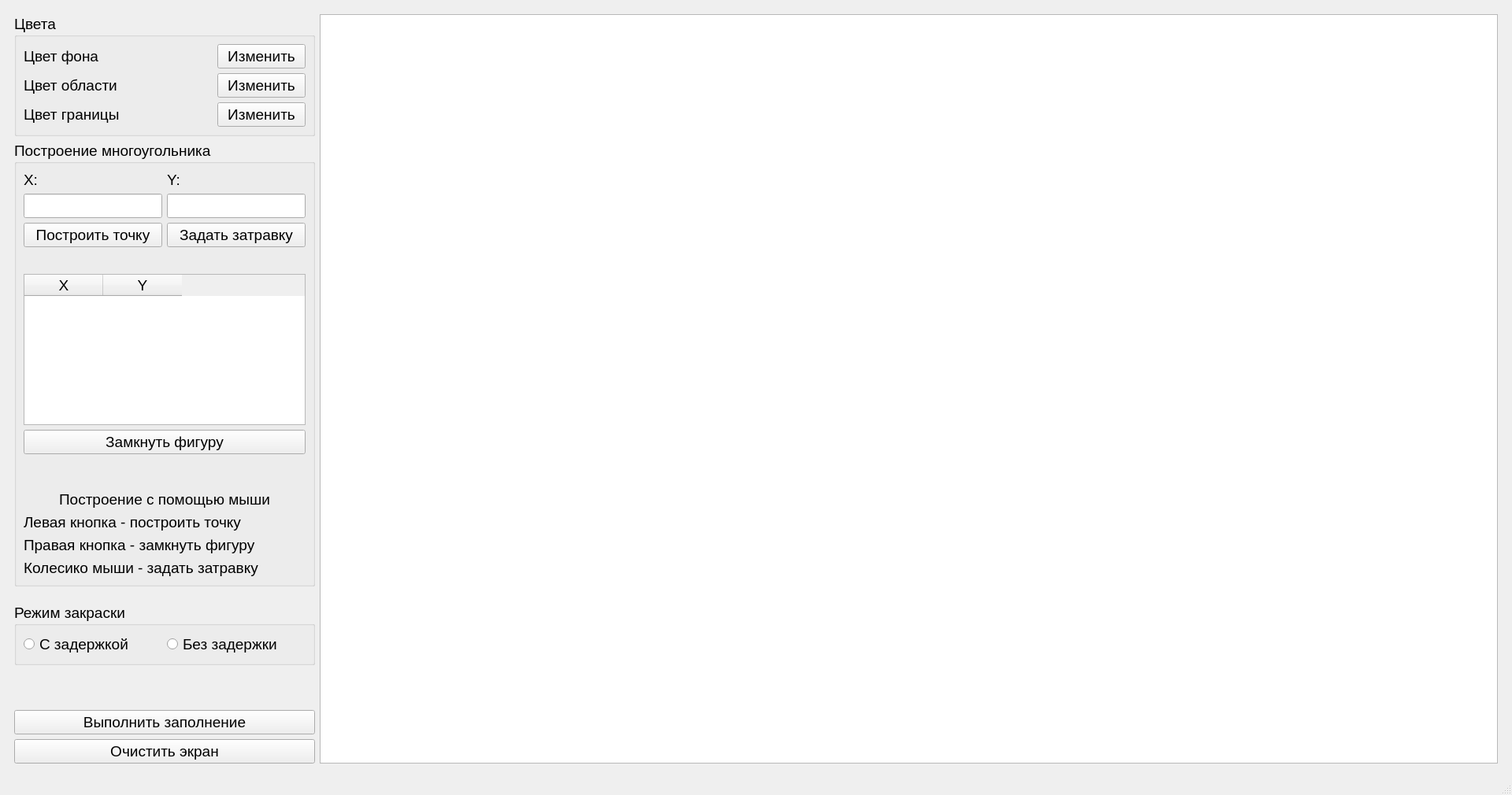
<?xml version="1.0" encoding="UTF-8"?>
<ui version="4.0">
 <class>MainWindow</class>
 <widget class="QMainWindow" name="MainWindow">
  <property name="enabled">
   <bool>true</bool>
  </property>
  <property name="geometry">
   <rect>
    <x>0</x>
    <y>0</y>
    <width>1920</width>
    <height>1010</height>
   </rect>
  </property>
  <property name="sizePolicy">
   <sizepolicy hsizetype="Preferred" vsizetype="Preferred">
    <horstretch>0</horstretch>
    <verstretch>0</verstretch>
   </sizepolicy>
  </property>
  <property name="minimumSize">
   <size>
    <width>1920</width>
    <height>1010</height>
   </size>
  </property>
  <property name="windowTitle">
   <string>MainWindow</string>
  </property>
  <property name="windowOpacity">
   <double>0.000000000000000</double>
  </property>
  <property name="documentMode">
   <bool>false</bool>
  </property>
  <widget class="QWidget" name="centralwidget">
   <layout class="QGridLayout" name="gridLayout_11">
    <item row="0" column="1">
     <widget class="QStackedWidget" name="stackedWidget">
      <property name="minimumSize">
       <size>
        <width>1532</width>
        <height>866</height>
       </size>
      </property>
      <property name="currentIndex">
       <number>0</number>
      </property>
      <widget class="QWidget" name="main_page">
       <property name="minimumSize">
        <size>
         <width>1902</width>
         <height>946</height>
        </size>
       </property>
       <layout class="QGridLayout" name="gridLayout_6">
        <item row="10" column="0">
         <widget class="QPushButton" name="clear_btn">
          <property name="sizePolicy">
           <sizepolicy hsizetype="Preferred" vsizetype="Fixed">
            <horstretch>0</horstretch>
            <verstretch>0</verstretch>
           </sizepolicy>
          </property>
          <property name="font">
           <font>
            <pointsize>14</pointsize>
           </font>
          </property>
          <property name="text">
           <string>Очистить экран</string>
          </property>
         </widget>
        </item>
        <item row="9" column="0">
         <widget class="QPushButton" name="draw_btn">
          <property name="sizePolicy">
           <sizepolicy hsizetype="Preferred" vsizetype="Fixed">
            <horstretch>0</horstretch>
            <verstretch>0</verstretch>
           </sizepolicy>
          </property>
          <property name="font">
           <font>
            <pointsize>14</pointsize>
           </font>
          </property>
          <property name="text">
           <string>Выполнить заполнение</string>
          </property>
         </widget>
        </item>
        <item row="4" column="0" rowspan="5">
         <widget class="QLabel" name="label_4">
          <property name="font">
           <font>
            <pointsize>14</pointsize>
           </font>
          </property>
          <property name="text">
           <string/>
          </property>
         </widget>
        </item>
        <item row="0" column="1" rowspan="11">
         <widget class="QGraphicsView" name="graphics_view">
          <property name="sizePolicy">
           <sizepolicy hsizetype="Minimum" vsizetype="Minimum">
            <horstretch>1</horstretch>
            <verstretch>0</verstretch>
           </sizepolicy>
          </property>
          <property name="verticalScrollBarPolicy">
           <enum>Qt::ScrollBarPolicy::ScrollBarAlwaysOff</enum>
          </property>
          <property name="horizontalScrollBarPolicy">
           <enum>Qt::ScrollBarPolicy::ScrollBarAlwaysOff</enum>
          </property>
         </widget>
        </item>
        <item row="1" column="0">
         <widget class="QGroupBox" name="groupBox_3">
          <property name="sizePolicy">
           <sizepolicy hsizetype="Preferred" vsizetype="Maximum">
            <horstretch>0</horstretch>
            <verstretch>0</verstretch>
           </sizepolicy>
          </property>
          <property name="font">
           <font>
            <pointsize>14</pointsize>
           </font>
          </property>
          <property name="title">
           <string>Построение многоугольника</string>
          </property>
          <layout class="QGridLayout" name="gridLayout_4">
           <item row="2" column="1">
            <widget class="QPushButton" name="draw_point_btn">
             <property name="text">
              <string>Построить точку</string>
             </property>
            </widget>
           </item>
           <item row="9" column="1" colspan="2">
            <widget class="QLabel" name="label_10">
             <property name="text">
              <string>Правая кнопка - замкнуть фигуру</string>
             </property>
            </widget>
           </item>
           <item row="10" column="1" colspan="2">
            <widget class="QLabel" name="label_8">
             <property name="text">
              <string>Колесико мыши - задать затравку</string>
             </property>
            </widget>
           </item>
           <item row="1" column="1">
            <widget class="QLineEdit" name="x_coord_edit"/>
           </item>
           <item row="1" column="2">
            <widget class="QLineEdit" name="y_coord_edit"/>
           </item>
           <item row="2" column="2">
            <widget class="QPushButton" name="add_seed_btn">
             <property name="text">
              <string>Задать затравку</string>
             </property>
            </widget>
           </item>
           <item row="8" column="1" colspan="2">
            <widget class="QLabel" name="label_9">
             <property name="text">
              <string>Левая кнопка - построить точку</string>
             </property>
            </widget>
           </item>
           <item row="0" column="1">
            <widget class="QLabel" name="label_3">
             <property name="text">
              <string>X:</string>
             </property>
            </widget>
           </item>
           <item row="4" column="1" colspan="2">
            <widget class="QTableWidget" name="points_table">
             <property name="rowCount">
              <number>0</number>
             </property>
             <property name="columnCount">
              <number>2</number>
             </property>
             <attribute name="horizontalHeaderVisible">
              <bool>true</bool>
             </attribute>
             <attribute name="horizontalHeaderCascadingSectionResizes">
              <bool>false</bool>
             </attribute>
             <attribute name="horizontalHeaderHighlightSections">
              <bool>true</bool>
             </attribute>
             <attribute name="horizontalHeaderShowSortIndicator" stdset="0">
              <bool>false</bool>
             </attribute>
             <attribute name="horizontalHeaderStretchLastSection">
              <bool>false</bool>
             </attribute>
             <attribute name="verticalHeaderCascadingSectionResizes">
              <bool>false</bool>
             </attribute>
             <attribute name="verticalHeaderStretchLastSection">
              <bool>false</bool>
             </attribute>
             <column>
              <property name="text">
               <string>X</string>
              </property>
              <property name="font">
               <font>
                <pointsize>14</pointsize>
               </font>
              </property>
             </column>
             <column>
              <property name="text">
               <string>Y</string>
              </property>
              <property name="font">
               <font>
                <pointsize>14</pointsize>
               </font>
              </property>
             </column>
            </widget>
           </item>
           <item row="0" column="2">
            <widget class="QLabel" name="label_5">
             <property name="text">
              <string>Y:</string>
             </property>
            </widget>
           </item>
           <item row="7" column="1" colspan="2">
            <widget class="QLabel" name="label_6">
             <property name="text">
              <string>Построение с помощью мыши</string>
             </property>
             <property name="alignment">
              <set>Qt::AlignmentFlag::AlignCenter</set>
             </property>
            </widget>
           </item>
           <item row="6" column="1" colspan="2">
            <spacer name="verticalSpacer">
             <property name="orientation">
              <enum>Qt::Orientation::Vertical</enum>
             </property>
             <property name="sizeHint" stdset="0">
              <size>
               <width>20</width>
               <height>40</height>
              </size>
             </property>
            </spacer>
           </item>
           <item row="5" column="1" colspan="2">
            <widget class="QPushButton" name="close_figure_btn">
             <property name="text">
              <string>Замкнуть фигуру</string>
             </property>
            </widget>
           </item>
           <item row="3" column="1" colspan="2">
            <widget class="QLabel" name="seed_label">
             <property name="text">
              <string/>
             </property>
            </widget>
           </item>
          </layout>
         </widget>
        </item>
        <item row="3" column="0">
         <widget class="QGroupBox" name="groupBox_6">
          <property name="sizePolicy">
           <sizepolicy hsizetype="Ignored" vsizetype="Maximum">
            <horstretch>0</horstretch>
            <verstretch>0</verstretch>
           </sizepolicy>
          </property>
          <property name="font">
           <font>
            <pointsize>14</pointsize>
           </font>
          </property>
          <property name="title">
           <string>Режим закраски</string>
          </property>
          <layout class="QGridLayout" name="gridLayout_7">
           <item row="1" column="0">
            <widget class="QRadioButton" name="delay_radio_btn">
             <property name="text">
              <string>С задержкой</string>
             </property>
            </widget>
           </item>
           <item row="1" column="1">
            <widget class="QRadioButton" name="without_delay_radio_btn">
             <property name="text">
              <string>Без задержки</string>
             </property>
            </widget>
           </item>
          </layout>
         </widget>
        </item>
        <item row="0" column="0">
         <widget class="QGroupBox" name="groupBox_2">
          <property name="enabled">
           <bool>true</bool>
          </property>
          <property name="sizePolicy">
           <sizepolicy hsizetype="Preferred" vsizetype="Maximum">
            <horstretch>0</horstretch>
            <verstretch>0</verstretch>
           </sizepolicy>
          </property>
          <property name="font">
           <font>
            <pointsize>14</pointsize>
           </font>
          </property>
          <property name="title">
           <string>Цвета</string>
          </property>
          <layout class="QVBoxLayout" name="verticalLayout_2">
           <item>
            <layout class="QGridLayout" name="gridLayout_3">
             <item row="1" column="1">
              <widget class="QWidget" name="line_color_widget" native="true">
               <property name="sizePolicy">
                <sizepolicy hsizetype="Minimum" vsizetype="Preferred">
                 <horstretch>0</horstretch>
                 <verstretch>0</verstretch>
                </sizepolicy>
               </property>
              </widget>
             </item>
             <item row="1" column="2">
              <widget class="QPushButton" name="change_figure_color_btn">
               <property name="text">
                <string>Изменить</string>
               </property>
              </widget>
             </item>
             <item row="1" column="0">
              <widget class="QLabel" name="label_2">
               <property name="text">
                <string>Цвет области</string>
               </property>
              </widget>
             </item>
             <item row="2" column="0">
              <widget class="QLabel" name="label_7">
               <property name="text">
                <string>Цвет границы</string>
               </property>
              </widget>
             </item>
             <item row="2" column="1">
              <widget class="QWidget" name="border_color_widget" native="true"/>
             </item>
             <item row="2" column="2">
              <widget class="QPushButton" name="change_border_color_btn">
               <property name="text">
                <string>Изменить</string>
               </property>
              </widget>
             </item>
             <item row="0" column="0">
              <widget class="QLabel" name="label">
               <property name="text">
                <string>Цвет фона</string>
               </property>
              </widget>
             </item>
             <item row="0" column="1">
              <widget class="QWidget" name="background_color_widget" native="true">
               <property name="sizePolicy">
                <sizepolicy hsizetype="Minimum" vsizetype="Preferred">
                 <horstretch>0</horstretch>
                 <verstretch>0</verstretch>
                </sizepolicy>
               </property>
              </widget>
             </item>
             <item row="0" column="2">
              <widget class="QPushButton" name="change_back_color_btn">
               <property name="text">
                <string>Изменить</string>
               </property>
              </widget>
             </item>
            </layout>
           </item>
          </layout>
         </widget>
        </item>
       </layout>
      </widget>
      <widget class="QWidget" name="circle_time_page">
       <layout class="QVBoxLayout" name="verticalLayout_3">
        <item>
         <widget class="QPushButton" name="back_btn">
          <property name="sizePolicy">
           <sizepolicy hsizetype="Maximum" vsizetype="Maximum">
            <horstretch>0</horstretch>
            <verstretch>0</verstretch>
           </sizepolicy>
          </property>
          <property name="font">
           <font>
            <pointsize>14</pointsize>
           </font>
          </property>
          <property name="text">
           <string>На главную</string>
          </property>
         </widget>
        </item>
        <item>
         <layout class="QVBoxLayout" name="time_layout">
          <item>
           <widget class="QLabel" name="label_11">
            <property name="text">
             <string/>
            </property>
           </widget>
          </item>
         </layout>
        </item>
       </layout>
      </widget>
      <widget class="QWidget" name="ellipse_time_page">
       <layout class="QVBoxLayout" name="verticalLayout_4">
        <item>
         <widget class="QPushButton" name="back_btn_2">
          <property name="sizePolicy">
           <sizepolicy hsizetype="Maximum" vsizetype="Maximum">
            <horstretch>0</horstretch>
            <verstretch>0</verstretch>
           </sizepolicy>
          </property>
          <property name="font">
           <font>
            <pointsize>14</pointsize>
           </font>
          </property>
          <property name="text">
           <string>На главную</string>
          </property>
         </widget>
        </item>
        <item>
         <layout class="QGridLayout" name="time_layout_2"/>
        </item>
       </layout>
      </widget>
     </widget>
    </item>
   </layout>
  </widget>
  <widget class="QMenuBar" name="menubar">
   <property name="geometry">
    <rect>
     <x>0</x>
     <y>0</y>
     <width>1920</width>
     <height>24</height>
    </rect>
   </property>
  </widget>
  <widget class="QStatusBar" name="statusbar"/>
 </widget>
 <resources/>
 <connections/>
</ui>
